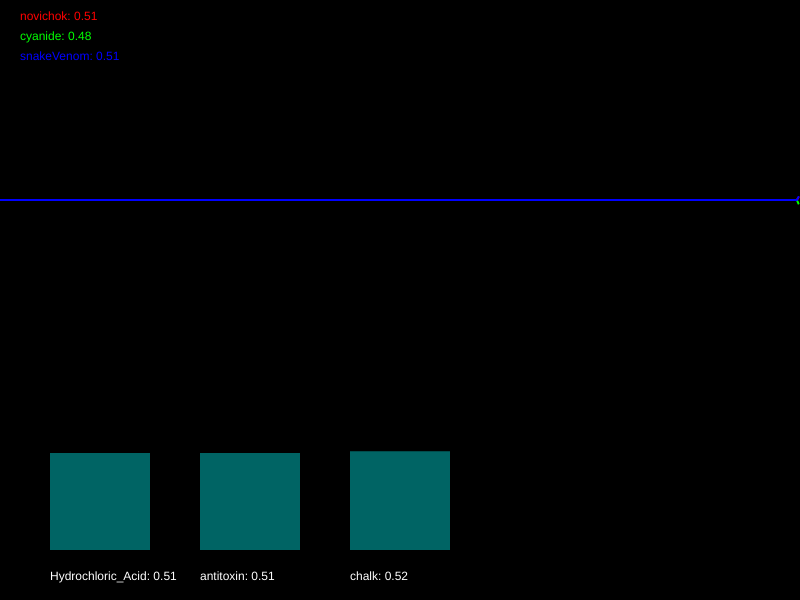
Frame 1 (no input)
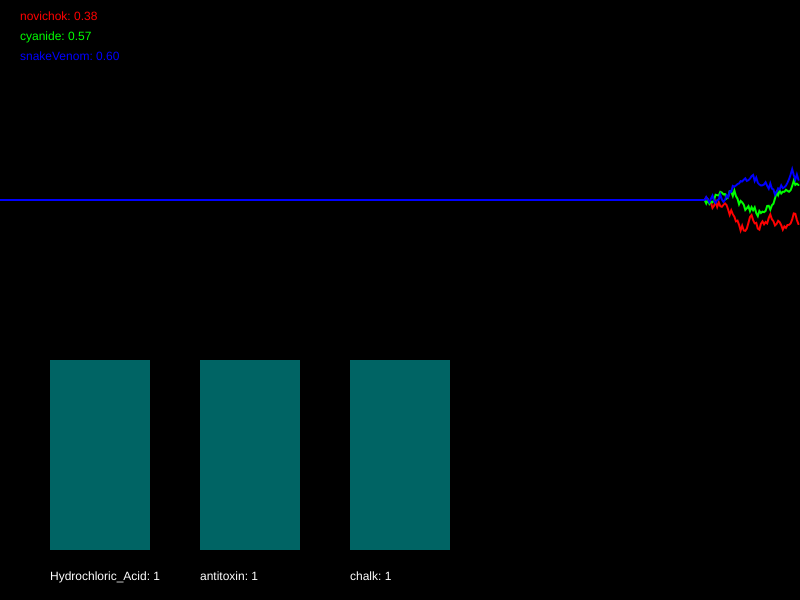
Frame 60 (no input)
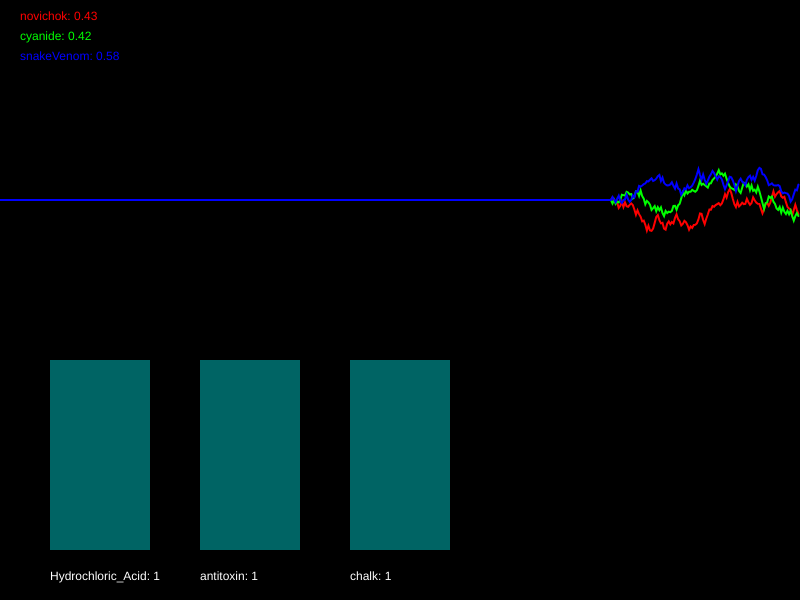
Frame 120 (the mouse pressed at the canvas centre since frame 60)

The p5.js sketch that drew these frames (run headless with seeded random() and noise() and a simulated clock; from frame 60 on, the mouse is pressed at the canvas centre):

// p5.js sketch
// ── sketch.js
/*

Officer: 7383430
CaseNum: 401-0-88319364-7383430

Case 401 - The Case of Norbert's Weiner Stand
Stage 1 - Noxious Weiner

Console city has been plunged into chaos. The notorious poisoner Norbert has struck the population down with a potent poison. Word has it that he is smuggling his venomous filth via a streetside weiner stand. Hundreds of people have been affected, and the municipal water company tells me that their sewers are at full capacity. This is no laughing matter. I need you to head down to our lab and work on an antidote.

You must develop the antidote by using conditional statements in the draw loop to
do the following:

	- When snakeVenom dips below 0.39, decrease Hydrochloric_Acid by 0.03
	- If cyanide dips below 0.74, increase Hydrochloric_Acid by 0.01
	- When novichok dips below 0.36, reduce antitoxin by 0.01
	- If snakeVenom dips below 0.75, try increasing antitoxin by 0.01
	- When snakeVenom dips below 0.41, try decreasing chalk by 0.02
	- If cyanide dips below 0.73, increment chalk by 0.02


Your conditional statements should consider the following poisons:

	- novichok
	- cyanide
	- snakeVenom


Your conditional statements should modify the following antidotes:

	- Hydrochloric_Acid
	- antitoxin
	- chalk


- There are many ways to complete this task but you should only use the following commands and operators:

	if(){}
	>
	<
	+=
	-=

*/

//Declare the poison variables
var novichok;
var cyanide;
var snakeVenom;

//Declare the antidote variables
var Hydrochloric_Acid;
var antitoxin;
var chalk;

//This variable is used for drawing the graph
var graphs;

function setup() {
  createCanvas(800, 600);
  strokeWeight(2);

  //initialise the poisons and antidotes
  novichok = 0.5;
  cyanide = 0.5;
  snakeVenom = 0.5;
  Hydrochloric_Acid = 0.5;
  antitoxin = 0.5;
  chalk = 0.5;

  //fills the graph with empty values
  graphs = [];

  for (var i = 0; i < 3; i++) {
    graphs.push([]);
    for (var j = 0; j < 512; j++) {
      graphs[i].push(0.5);
    }
  }
}

function draw() {
  //Develop the antidote below
  //Write conditional statements to change the amount of each substance ...
  // - When snakeVenom dips below 0.39, decrease Hydrochloric_Acid by 0.03
  // - If cyanide dips below 0.74, increase Hydrochloric_Acid by 0.01
  // - When novichok dips below 0.36, reduce antitoxin by 0.01
  // - If snakeVenom dips below 0.75, try increasing antitoxin by 0.01
  // - When snakeVenom dips below 0.41, try decreasing chalk by 0.02
  // - If cyanide dips below 0.73, increment chalk by 0.02

  if (cyanide < 0.74) {
    Hydrochloric_Acid += 0.01;
  }
  if (snakeVenom < 0.39) {
    Hydrochloric_Acid -= 0.03;
  }
  if (novichok < 0.36) {
    antitoxin -= 0.01;
  }
  if (snakeVenom < 0.75) {
    antitoxin += 0.01;
  }
  if (snakeVenom < 0.41) {
    chalk -= 0.02;
  }
  if (cyanide < 0.73) {
    chalk += 0.02;
  }

  //////////////////////////////////////////////////////

  //the code below generates new values using random numbers

  /*
		For testing, you might want to temporarily comment out
		these lines and set the same variables to constant values
		instead.
	*/

  novichok = nextValue(graphs[0], novichok);
  cyanide = nextValue(graphs[1], cyanide);
  snakeVenom = nextValue(graphs[2], snakeVenom);

  Hydrochloric_Acid = constrain(Hydrochloric_Acid, 0, 1);
  antitoxin = constrain(antitoxin, 0, 1);
  chalk = constrain(chalk, 0, 1);

  ///////// DO NOT CHANGE THE CODE BELOW ///////////

  //drawing code

  // set background
  background(0);
  noFill();

  //draw the graphs for the vitals
  var colors = [
    color(255, 0, 0),
    color(0, 255, 0),
    color(0, 0, 255),
    color(255, 0, 255),
    color(255, 255, 0),
    color(0, 255, 255),
  ];

  for (var i = 0; i < graphs.length; i++) {
    stroke(colors[i]);
    drawGraph(graphs[i]);
  }

  //draw the poisons as text
  noStroke();
  fill(colors[0]);
  text("novichok: " + nf(novichok, 1, 2), 20, 20);
  fill(colors[1]);
  text("cyanide: " + nf(cyanide, 1, 2), 20, 40);
  fill(colors[2]);
  text("snakeVenom: " + nf(snakeVenom, 1, 2), 20, 60);

  //draw the antidotes bar chart
  drawBar(Hydrochloric_Acid, 50, "Hydrochloric_Acid");
  drawBar(antitoxin, 200, "antitoxin");
  drawBar(chalk, 350, "chalk");
}

function nextValue(graph, val) {
  //gets the next value for a vital and puts it in an array for drawing
  var delta = random(-0.03, 0.03);

  val += delta;
  if (val > 1 || val < 0) {
    delta *= -1;
    val += delta * 2;
  }

  graph.push(val);
  graph.shift();
  return val;
}

function drawGraph(graph) {
  //draws an array as a graph
  beginShape();
  for (var i = 0; i < graph.length; i++) {
    vertex((width * i) / 512, height * 0.5 - (graph[i] * height) / 3);
  }
  endShape();
}

function drawBar(val, x, name) {
  //draws the bars for bar chart
  noStroke();
  fill(0, 100, 100);
  var mh = height * 0.4 - 50;
  rect(x, height - 50 - val * mh, 100, val * mh);
  fill(255);
  text(name + ": " + val, x, height - 20);
}
